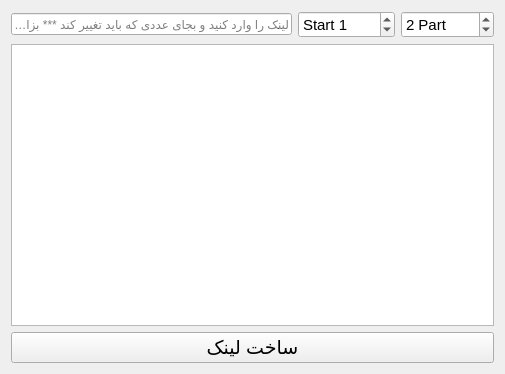
<?xml version="1.0" encoding="UTF-8"?>
<ui version="4.0">
 <class>MainWindow</class>
 <widget class="QMainWindow" name="MainWindow">
  <property name="geometry">
   <rect>
    <x>0</x>
    <y>0</y>
    <width>505</width>
    <height>374</height>
   </rect>
  </property>
  <property name="windowTitle">
   <string>MainWindow</string>
  </property>
  <property name="toolButtonStyle">
   <enum>Qt::ToolButtonIconOnly</enum>
  </property>
  <widget class="QWidget" name="centralWidget">
   <layout class="QVBoxLayout" name="verticalLayout">
    <item>
     <layout class="QHBoxLayout" name="horizontalLayout">
      <item>
       <widget class="QLineEdit" name="lineEdit_link">
        <property name="toolTip">
         <string>link1</string>
        </property>
        <property name="statusTip">
         <string>link2</string>
        </property>
        <property name="whatsThis">
         <string>link3</string>
        </property>
        <property name="accessibleName">
         <string>link4</string>
        </property>
        <property name="accessibleDescription">
         <string>link5</string>
        </property>
        <property name="inputMask">
         <string/>
        </property>
        <property name="echoMode">
         <enum>QLineEdit::Normal</enum>
        </property>
        <property name="placeholderText">
         <string>لینک را وارد کنید و بجای عددی که باید تغییر کند *** بزارید</string>
        </property>
       </widget>
      </item>
      <item>
       <widget class="QSpinBox" name="spinBox">
        <property name="font">
         <font>
          <pointsize>11</pointsize>
         </font>
        </property>
        <property name="prefix">
         <string>Start </string>
        </property>
        <property name="maximum">
         <number>1000</number>
        </property>
        <property name="value">
         <number>1</number>
        </property>
       </widget>
      </item>
      <item>
       <widget class="QSpinBox" name="spinBox_num">
        <property name="font">
         <font>
          <pointsize>11</pointsize>
         </font>
        </property>
        <property name="toolTip">
         <string>&lt;html&gt;&lt;head/&gt;&lt;body&gt;&lt;p&gt;&lt;span style=&quot; font-size:12pt;&quot;&gt;تعداد لینک هایی که می خواهید تولید شود&lt;/span&gt;&lt;/p&gt;&lt;p&gt;&lt;span style=&quot; font-size:12pt;&quot;&gt;برای تغییر دادن عدد می توانید از Wheel موس استفاده کنید&lt;/span&gt;&lt;/p&gt;&lt;/body&gt;&lt;/html&gt;</string>
        </property>
        <property name="statusTip">
         <string>تعداد لینک هایی که می خواهید تولید شود</string>
        </property>
        <property name="whatsThis">
         <string>تعداد لینک هایی که می خواهید تولید شود</string>
        </property>
        <property name="wrapping">
         <bool>false</bool>
        </property>
        <property name="buttonSymbols">
         <enum>QAbstractSpinBox::UpDownArrows</enum>
        </property>
        <property name="suffix">
         <string> Part</string>
        </property>
        <property name="prefix">
         <string/>
        </property>
        <property name="minimum">
         <number>1</number>
        </property>
        <property name="maximum">
         <number>1000</number>
        </property>
        <property name="value">
         <number>2</number>
        </property>
       </widget>
      </item>
     </layout>
    </item>
    <item>
     <widget class="QTextEdit" name="textEdit_resualt">
      <property name="horizontalScrollBarPolicy">
       <enum>Qt::ScrollBarAsNeeded</enum>
      </property>
      <property name="documentTitle">
       <string/>
      </property>
      <property name="lineWrapColumnOrWidth">
       <number>18</number>
      </property>
      <property name="overwriteMode">
       <bool>false</bool>
      </property>
      <property name="tabStopWidth">
       <number>80</number>
      </property>
     </widget>
    </item>
    <item>
     <widget class="QPushButton" name="pushBtn_generate">
      <property name="font">
       <font>
        <pointsize>14</pointsize>
       </font>
      </property>
      <property name="text">
       <string>ساخت لینک</string>
      </property>
     </widget>
    </item>
   </layout>
  </widget>
  <action name="actionFile">
   <property name="text">
    <string>File</string>
   </property>
  </action>
 </widget>
 <layoutdefault spacing="6" margin="11"/>
 <tabstops>
  <tabstop>lineEdit_link</tabstop>
  <tabstop>spinBox_num</tabstop>
  <tabstop>pushBtn_generate</tabstop>
  <tabstop>textEdit_resualt</tabstop>
 </tabstops>
 <resources/>
 <connections/>
</ui>
